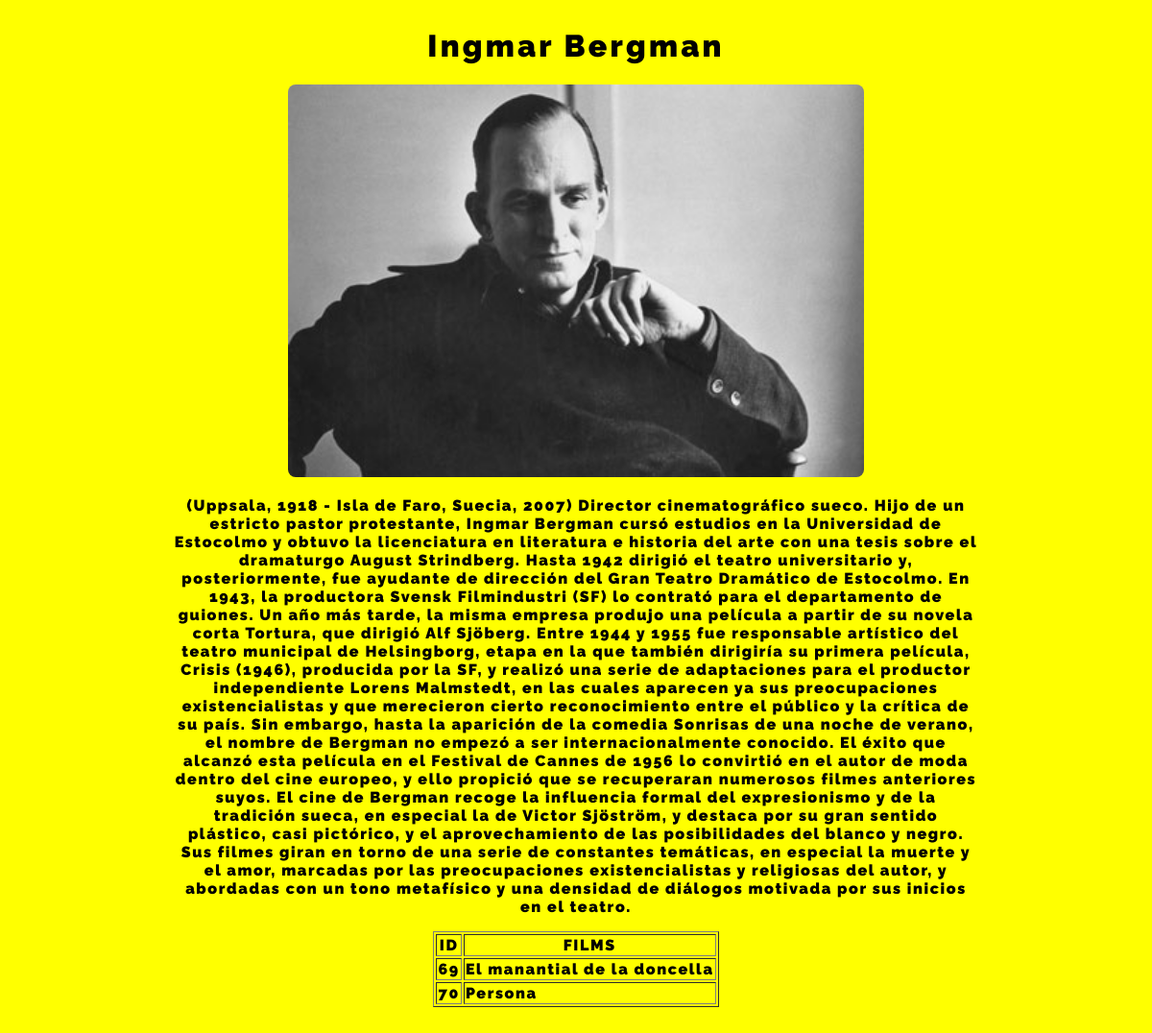
The page /bio9/ on the database its author committed.
### FilmDirectors/models.py (models this page shows, shortened)
class Director(models.Model):
    id = models.AutoField(primary_key=True)
    firstName = models.CharField(max_length=100, help_text="Nombre del director")
    lastName = models.CharField(max_length=100, help_text="Apellido del director")
    biography = models.TextField(help_text="Agrega una breve biografía del/la director/a")
    films = models.ManyToManyField(Film, default="")

class Film(models.Model):
    filmName = models.CharField(max_length=100, help_text="Pon el nombre de la película")
    genre = models.ManyToManyField(Genre, help_text="Agrega un género")
    releaseYear = models.DateField(null=True, blank=True)
    sinopsis = models.TextField(default="", help_text="Agrega una sinopsis de la película")

### FilmDirectors/views.py (the view)
# urls.py: path('bio9/', views.bio9, name='bio9'),
def bio9(request):
    biography = Director.objects.get(pk=9).biography
    filmography = Film.objects.values('id', 'filmName')
    template = loader.get_template('bio9.html')
    context = {
    'biography': biography,
    'filmography': filmography}
    return HttpResponse(template.render(context, request))

### FilmDirectors/templates/bio9.html (shortened to what this page needs)
<!DOCTYPE html>
<html lang="en">
<head>
  {% load static %}
  <link rel="stylesheet" href="../static/styles.css">
</head>
<body class="content">
  <h1 class="title">Ingmar Bergman</h1>
  <div class="marco-img">
    <img class="photo" src="{% static 'assets/bergman.jpg' %}" alt="bergman">
  </div>
  {% block content %}
  <p class="texto">{{biography}}</p>
  <table border="1">
    <tr>
      <th>ID</th>
      <th>FILMS</th>
    </tr>
    {% for x in filmography %}
      {% if x.id > 68 %}
      <tr>
        <td>{{x.id}}</td>
        <td>{{x.filmName}}</td>
      </tr>
      {% endif %}
      {% endfor %}
  </table><br><br>
  {% endblock %}
</body>
</html>

### FilmDirectors/static/styles.css (style rules this page uses)
* { background-color: yellow; font-family: 'Raleway', sans-serif; letter-spacing: .1em; font-weight: bolder; max-width: 100%; }
.title { text-align: center; width: 100vw; }
.content { display: flex; flex-direction: column; justify-content: center; align-items: center; padding: 1rem black; }
.texto { text-align: center; width: 70vw; }
.photo { width: 50vw; border-radius: 0.5rem; }

### rows shown on the page
Director: biography "(Uppsala, 1918 - Isla de Faro, Suecia, 2007) Director cinematográfico sueco. Hijo de un estricto pastor protestante, Ingmar Bergman cursó estudios en la Universidad de Estocolmo y obtuvo la licenciatura en literatura e historia del arte con una tesis sobre el dramaturgo August Strindberg. Hasta 1942 dirigió el teatro universitario y, posteriormente, fue ayudante de dirección del Gran Teatro Dramático de Estocolmo. En 1943, la productora Svensk Filmindustri (SF) lo contrató para el departamento de guiones. Un año más tarde, la misma empresa produjo una película a partir de su novela corta Tortura, que dirigió Alf Sjöberg. Entre 1944 y 1955 fue responsable artístico del teatro municipal de…"
Film: id "69", filmName "El manantial de la doncella"
Film: id "70", filmName "Persona"
